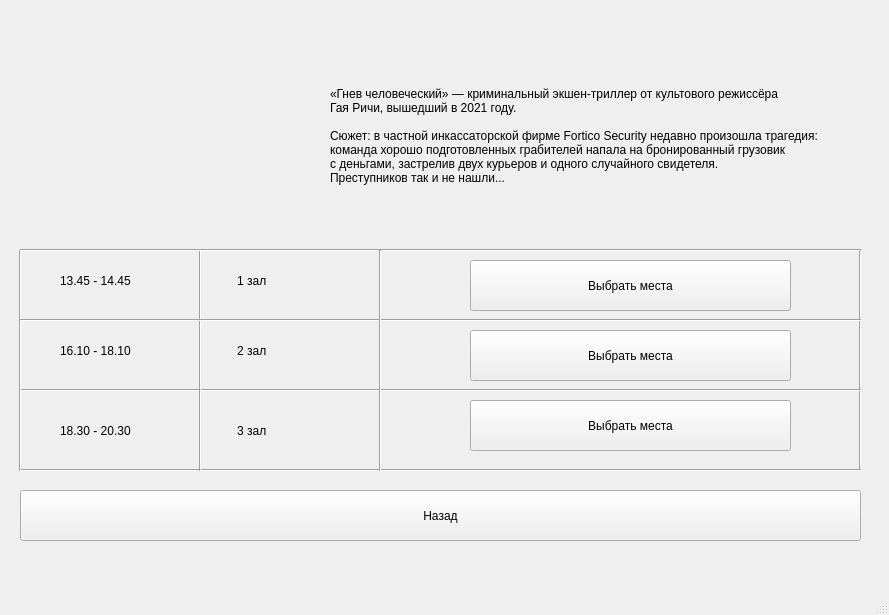
<?xml version="1.0" encoding="UTF-8"?>
<ui version="4.0">
 <class>MainWindow</class>
 <widget class="QMainWindow" name="MainWindow">
  <property name="geometry">
   <rect>
    <x>0</x>
    <y>0</y>
    <width>889</width>
    <height>615</height>
   </rect>
  </property>
  <property name="windowTitle">
   <string>MainWindow</string>
  </property>
  <widget class="QWidget" name="centralwidget">
   <widget class="QLabel" name="label_5">
    <property name="geometry">
     <rect>
      <x>330</x>
      <y>20</y>
      <width>541</width>
      <height>231</height>
     </rect>
    </property>
    <property name="text">
     <string>«Гнев человеческий» — криминальный экшен-триллер от культового режиссёра
Гая Ричи, вышедший в 2021 году.

Сюжет: в частной инкассаторской фирме Fortico Security недавно произошла трагедия:
команда хорошо подготовленных грабителей напала на бронированный грузовик
с деньгами, застрелив двух курьеров и одного случайного свидетеля.
Преступников так и не нашли...</string>
    </property>
   </widget>
   <widget class="Line" name="line_8">
    <property name="geometry">
     <rect>
      <x>850</x>
      <y>250</y>
      <width>21</width>
      <height>221</height>
     </rect>
    </property>
    <property name="orientation">
     <enum>Qt::Vertical</enum>
    </property>
   </widget>
   <widget class="QPushButton" name="zal2">
    <property name="geometry">
     <rect>
      <x>470</x>
      <y>330</y>
      <width>321</width>
      <height>51</height>
     </rect>
    </property>
    <property name="text">
     <string>Выбрать места</string>
    </property>
   </widget>
   <widget class="QLabel" name="label">
    <property name="geometry">
     <rect>
      <x>20</x>
      <y>40</y>
      <width>271</width>
      <height>191</height>
     </rect>
    </property>
    <property name="text">
     <string/>
    </property>
   </widget>
   <widget class="QPushButton" name="zal1">
    <property name="geometry">
     <rect>
      <x>470</x>
      <y>260</y>
      <width>321</width>
      <height>51</height>
     </rect>
    </property>
    <property name="text">
     <string>Выбрать места</string>
    </property>
   </widget>
   <widget class="QPushButton" name="back">
    <property name="geometry">
     <rect>
      <x>20</x>
      <y>490</y>
      <width>841</width>
      <height>51</height>
     </rect>
    </property>
    <property name="text">
     <string>Назад</string>
    </property>
   </widget>
   <widget class="Line" name="line_3">
    <property name="geometry">
     <rect>
      <x>20</x>
      <y>380</y>
      <width>841</width>
      <height>21</height>
     </rect>
    </property>
    <property name="orientation">
     <enum>Qt::Horizontal</enum>
    </property>
   </widget>
   <widget class="Line" name="line_2">
    <property name="geometry">
     <rect>
      <x>20</x>
      <y>460</y>
      <width>841</width>
      <height>21</height>
     </rect>
    </property>
    <property name="orientation">
     <enum>Qt::Horizontal</enum>
    </property>
   </widget>
   <widget class="QPushButton" name="zal3">
    <property name="geometry">
     <rect>
      <x>470</x>
      <y>400</y>
      <width>321</width>
      <height>51</height>
     </rect>
    </property>
    <property name="text">
     <string>Выбрать места</string>
    </property>
   </widget>
   <widget class="Line" name="line_5">
    <property name="geometry">
     <rect>
      <x>10</x>
      <y>250</y>
      <width>21</width>
      <height>221</height>
     </rect>
    </property>
    <property name="orientation">
     <enum>Qt::Vertical</enum>
    </property>
   </widget>
   <widget class="Line" name="line_6">
    <property name="geometry">
     <rect>
      <x>190</x>
      <y>250</y>
      <width>21</width>
      <height>221</height>
     </rect>
    </property>
    <property name="orientation">
     <enum>Qt::Vertical</enum>
    </property>
   </widget>
   <widget class="QLabel" name="label_2">
    <property name="geometry">
     <rect>
      <x>60</x>
      <y>260</y>
      <width>351</width>
      <height>41</height>
     </rect>
    </property>
    <property name="text">
     <string>13.45 - 14.45                                1 зал</string>
    </property>
   </widget>
   <widget class="QLabel" name="label_4">
    <property name="geometry">
     <rect>
      <x>60</x>
      <y>410</y>
      <width>351</width>
      <height>41</height>
     </rect>
    </property>
    <property name="text">
     <string>18.30 - 20.30                                3 зал </string>
    </property>
   </widget>
   <widget class="QLabel" name="label_3">
    <property name="geometry">
     <rect>
      <x>60</x>
      <y>330</y>
      <width>351</width>
      <height>41</height>
     </rect>
    </property>
    <property name="text">
     <string>16.10 - 18.10                                2 зал</string>
    </property>
   </widget>
   <widget class="Line" name="line">
    <property name="geometry">
     <rect>
      <x>20</x>
      <y>240</y>
      <width>841</width>
      <height>21</height>
     </rect>
    </property>
    <property name="orientation">
     <enum>Qt::Horizontal</enum>
    </property>
   </widget>
   <widget class="Line" name="line_4">
    <property name="geometry">
     <rect>
      <x>20</x>
      <y>310</y>
      <width>841</width>
      <height>21</height>
     </rect>
    </property>
    <property name="orientation">
     <enum>Qt::Horizontal</enum>
    </property>
   </widget>
   <widget class="Line" name="line_7">
    <property name="geometry">
     <rect>
      <x>370</x>
      <y>250</y>
      <width>21</width>
      <height>221</height>
     </rect>
    </property>
    <property name="orientation">
     <enum>Qt::Vertical</enum>
    </property>
   </widget>
  </widget>
  <widget class="QMenuBar" name="menubar">
   <property name="geometry">
    <rect>
     <x>0</x>
     <y>0</y>
     <width>889</width>
     <height>26</height>
    </rect>
   </property>
  </widget>
  <widget class="QStatusBar" name="statusbar"/>
 </widget>
 <resources/>
 <connections/>
</ui>
